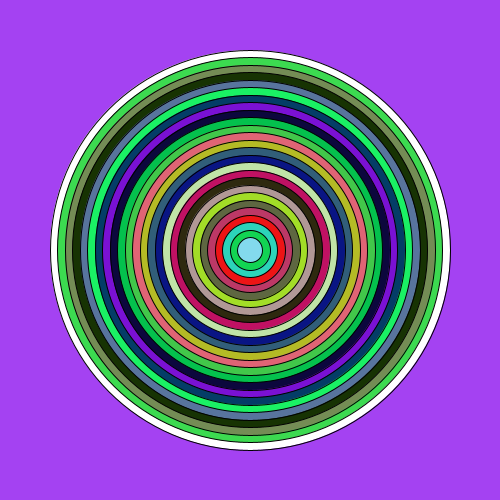
Frame 1 (no input)
Frame 60 (the mouse pressed at the canvas centre just before this capture): identical to frame 1, image omitted
Frame 120 (the mouse held since frame 60 and released just before this capture): identical to frame 1, image omitted

The Processing sketch that drew this single still picture (run headless with seeded random() and noise(); from frame 60 on, the mouse is pressed at the canvas centre):

// Processing sketch: sketch_9_30_2014
// ── sketch_9_30_2014.pde
int dia = 400;
void setup() {
  size(500, 500);
  background(random(255), random(255), random(255));
}
void draw() {
  while (dia > 15) {
    ellipse(width/2, height/2, dia, dia);
    dia=dia-15;
    fill(random(255), random(255), random(255));
  }
}
